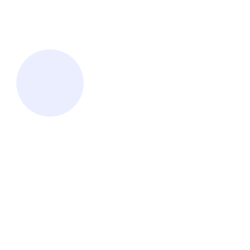
Frame 1 (no input)
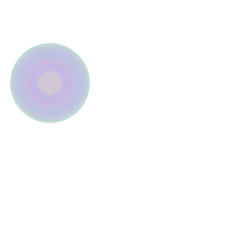
Frame 60 (the mouse pressed at the canvas centre just before this capture)
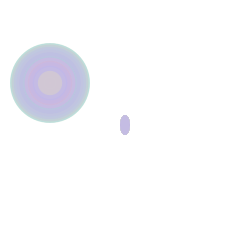
Frame 120 (the mouse held since frame 60 and released just before this capture)

The Processing sketch that drew these frames (run headless with seeded random() and noise(); from frame 60 on, the mouse is pressed at the canvas centre):

// Processing sketch: processing_132757
// ── processing_132757.pde

int counter;

void setup() {  //setup function called initially, only once
  size(250, 250);
  background(255);  //set background white
  colorMode(HSB);   //set colors to Hue, Saturation, Brightness mode
  counter = 0;
}

void draw() {  //draw function loops 
  counter++;
  noStroke();
  fill(random(255),100,255,50);
  
  if(mousePressed == true) { //add some interaction
    ellipse(mouseX, mouseY, 10
    , 20);
  }
  else {
    ellipse(width/5, height/3, 80*sin(counter), 80*sin(counter));
  }
}
